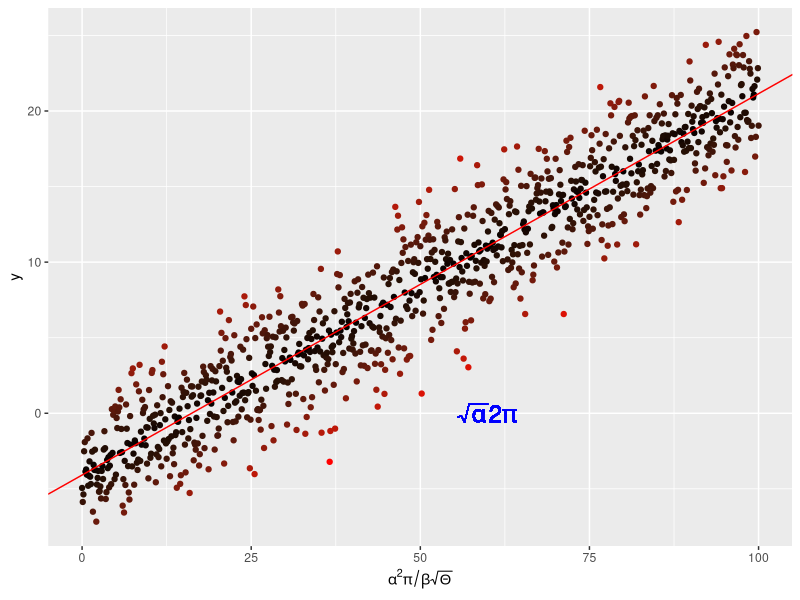

This figure's R source:
# Language: R
# Script: plotLin.R (self-sufficient)
# Des: Output the line plot to the results
# Usage: Rscript plotLin.R
# Date: Oct, 2021
require(ggplot2)
x <- seq(0, 100, by = 0.1)
y <- -4. + 0.25 * x +
  rnorm(length(x), mean = 0., sd = 2.5)

# and put them in a dataframe
my_data <- data.frame(x = x, y = y)

# perform a linear regression
my_lm <- summary(lm(y ~ x, data = my_data))

# plot the data
p <-  ggplot(my_data, aes(x = x, y = y,
                          colour = abs(my_lm$residual))
) +
  geom_point() +
  scale_colour_gradient(low = "black", high = "red") +
  theme(legend.position = "none") +
  scale_x_continuous(
    expression(alpha^2 * pi / beta * sqrt(Theta)))

# add the regression line
p <- p + geom_abline(
  intercept = my_lm$coefficients[1][1],
  slope = my_lm$coefficients[2][1],
  colour = "red")
# throw some math on the plot
p <- p + geom_text(aes(x = 60, y = 0,
                       label = "sqrt(alpha) * 2* pi"), 
                   parse = TRUE, size = 6, 
                   colour = "blue")

pdf("../results/MyLinReg.pdf", # Open blank pdf page using a relative path
    5, 5) 
print (p)
dev.off()
